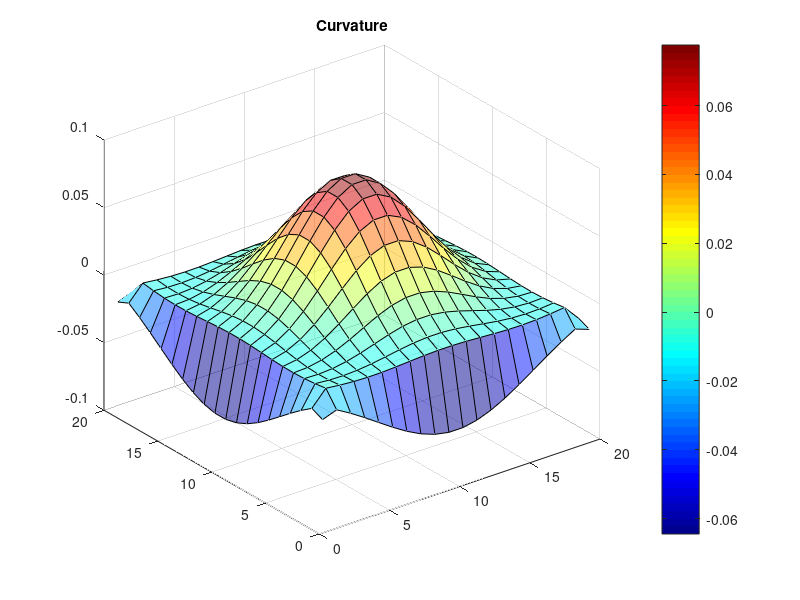

Recreate this plot in MATLAB. (Note: this script raises an error after producing the figure.)
% Minimum curvature test
clear all
close all

% Number of samples
ns = 10;


% Define base grid
nx = 20;
ny = 20;
dx = 1;
dy = 1;


xx = cumsum(ones(nx,1) * dx);
yy = cumsum( ones(ny,1) * dy );

[X,Y] = ndgrid(xx,yy);
% Actv cells
actv = randi([0,1],nx*ny,1);

% Create random array of points
% d = randi([-10,10],nx,ny);
d = exp( - ( (X - mean(xx)).^2/50 + (Y - mean(yy)).^2/50 ) );

% Create Random sample points
xrand = xx(randi([3,length(xx)-2],ns,1)) + 0.5;%randn(ns,1)/10;
yrand = yy(randi([3,length(yy)-2],ns,1)) + 0.5;%randn(ns,1)/10;

% xrand = 10.5;
% yrand = 8.5;
% figure;
% surf(X,Y,d,'facealpha',0.5); hold on
% title('True signal')
% colormap(jet)
% colorbar
% 
% scatter3(xrand,yrand,zeros(size(xrand)),50, 'filled','MarkerEdgeColor','k')

%% Create gradient operator
ddx = @(n) spdiags (ones (n+1,1)*[-1,1],[0,1],n-1,n);


d_dx = ddx(nx); %d_dx(end,end-1) = 1;

dX = kron(speye(ny),spdiags(ones(nx,1)/dx,0,nx,nx));

Gx = kron(speye(ny),d_dx);

% Y gradient
d_dy = ddx(ny); %d_dy(end,end-1) = 1;

dY = kron( spdiags(ones(ny,1)/dy,0,ny,ny), speye(nx) );

Gy = kron(d_dy , speye(nx));

% Second order operator
Gxx = Gx'*Gx;
Gyy = Gy'*Gy;

G = (Gxx + Gyy);
% Compute curvature of base mesh
curv = G*d(:);

figure;
surf(X,Y,reshape(curv,size(d)),'facealpha',0.5); hold on
title('Curvature')
colormap(jet)
colorbar

m0 = d(:);
[x,~,~] = CGiter(m0,G'*G,G'*zeros(nx*ny,1));

% Check to see what the final function would look like
figure;
surf(X,Y,d,'facealpha',0.5); hold on
title('True signal')
colormap(jet)
colorbar
scatter3(X(:),Y(:), x,50, 'filled','MarkerEdgeColor','k')

%% Find the nearest nodes on the base grid

gxx = sparse(ns,nx*ny+ns, 3*ns);
gyy = sparse(ns,nx*ny+ns, 3*ns);

x = zeros(ns,1);
for ii = 1 : length(xrand)
    
    delx = xrand(ii) - xx(1);
    dely = yrand(ii) - yy(1);
    
    indx(ii) = ceil(delx/dx);    
    indy(ii) = ceil(dely/dy); 
    
    dx1(ii) = abs(xrand(ii) - xx(indx(ii)));
    dx2(ii) = abs(xrand(ii) - xx(indx(ii)+1));
    
    dy1(ii) = abs(yrand(ii) - yy(indy(ii)));
    dy2(ii) = abs(yrand(ii) - yy(indy(ii)+1));
   
    x(ii) = ( 8 * ( d(indx(ii)+1,indy(ii)) + d(indx(ii)-1,indy(ii)+1) + d(indx(ii),indy(ii)-1) + d(indx(ii),indy(ii)+1)) -...
        2*( d(indx(ii)+1,indy(ii)+1) + d(indx(ii)-1,indy(ii)+1) + d(indx(ii)+1,indy(ii)-1) + d(indx(ii)-1,indy(ii)-1) ) -...
        (d(indx(ii)+2,indy(ii)) + d(indx(ii)-2,indy(ii)) + d(indx(ii),indy(ii)-2) + d(indx(ii),indy(ii)+2) ) ) /20;
    
    gxx(ii,sub2ind([nx,ny],indx(ii),indy(ii))) = 1;
%     gxx(nx*ny+ii,sub2ind([nx,ny],indx(ii)+1,indy(ii))) = 1/dx2(ii)^2;
    gxx(ii,nx*ny+ii) = -1;%/dx1(ii)*dx2(ii);
    
%     RHS(sub2ind([nx,ny],indx(ii),indy(ii))) = -1/dx1(ii)^2;
%     RHS(sub2ind([nx,ny],indx(ii)+1,indy(ii))) = -1/dx2(ii)^2;
    
%     RHS(ii)= -d(sub2ind([nx,ny],indx(ii),indy(ii))) -...
%         d(sub2ind([nx,ny],indx(ii)+1,indy(ii))) -...
%         d(sub2ind([nx,ny],indx(ii),indy(ii))) -...
%         d(sub2ind([nx,ny],indx(ii),indy(ii)+1));
    
    
%     gxx(ii,ii) = -2;%/(dx2(ii)+dx1(ii));
    
%     RHS(sub2ind([nx,ny],indx(ii),indy(ii))) = -1/dy1(ii)^2;
%     RHS(sub2ind([nx,ny],indx(ii),indy(ii))+1) = -1/dy2(ii)^2;
    
    gyy(ii,sub2ind([nx,ny],indx(ii),indy(ii))) = 1;%/dy1(ii)^2;
%     gyy(nx*ny+ii,sub2ind([nx,ny],indx(ii),indy(ii)+1)) = 1/dy2(ii)^2;
    gyy(ii,nx*ny+ii) = -1;%/dy1(ii)*dy2(ii);
    
end

% Gxx = gxx'*gxx;
% Gyy = gyy'*gyy;
% scatter3(xx(indx),yy(indy),zeros(size(xrand)),25,'r', 'filled','MarkerEdgeColor','r')
% scatter3(xx(indx+1),yy(indy+1),zeros(size(xrand)),25,'b', 'filled','MarkerEdgeColor','b')

%% Bring together everything

% Make sure that none of the interpolated points are used
Gx = [ [Gx sparse(size(Gx,1),ns)];gxx];
Gy = [ [Gy sparse(size(Gy,1),ns)];gyy];

G = Gx'*Gx + Gy'*Gy;

% G = gxx+gyy;
%% Compute solution
F = scatteredInterpolant(X(:),Y(:),d(:));
m0 = F(xrand,yrand );
% x = [d(:);m0(:)];
% 
% P = spdiags([zeros(nx*ny,1);ones(ns,1)],0,length(x),length(x));
% 
% %scatter3([X(:);xrand],[Y(:);yrand], m0,50, 'filled','MarkerEdgeColor','k')
% 
RHS = [curv;zeros(ns,1)];
% 

% for ii = 1 : 5
% [x,~,~] = CGiter(x,(G'*G),(G)'*RHS);
% 
% 
% interp_x = x(end-ns+1:end);

%% Iterate 
% x = zeros(ns,1);
% for ii = 1 : length(xrand)
%    
%     x(ii) = (4*d(sub2ind([nx,ny],indx(ii)-1,indy(ii))) +...
%         4*d(sub2ind([nx,ny],indx(ii),indy(ii)+1)) +...
%         4*d(sub2ind([nx,ny],indx(ii)+1,indy(ii))) -...
%         (d(sub2ind([nx,ny],indx(ii)-2,indy(ii))) +...
%         d(sub2ind([nx,ny],indx(ii)+2,indy(ii))) +...
%         d(sub2ind([nx,ny],indx(ii),indy(ii)+2)) +...
%         d(sub2ind([nx,ny],indx(ii)-1,indy(ii)+1)) +...
%         d(sub2ind([nx,ny],indx(ii)+1,indy(ii)+1))))/7 ;
%     
%     %x(ii) = x(ii)/sum(1/dx1(ii)+1/dx2(ii)+1/dy1(ii)+1/dy2(ii));
%     
% end

%% Plot result
figure;
surf(X,Y,d,'facealpha',0.5); hold on
title('True signal')
colormap(jet)
colorbar


%scatter3(xrand,yrand, interp_x,50, 'filled','MarkerEdgeColor','k')
scatter3([xrand],[yrand],x,50, 'filled','MarkerEdgeColor','k')
% scatter3([X(:);xrand],[Y(:);yrand],x,10, 'filled','MarkerEdgeColor','k','MarkerFaceColor','r')
% scatter3(X(indx==0),Y(indx==0),d(indx==0),20,'kv', 'filled')

% figure;
% surf(X, Y,reshape(x(1:end-ns),nx,ny)); hold on
% title('Recovered signal')
% colormap(jet)
% colorbar

% end